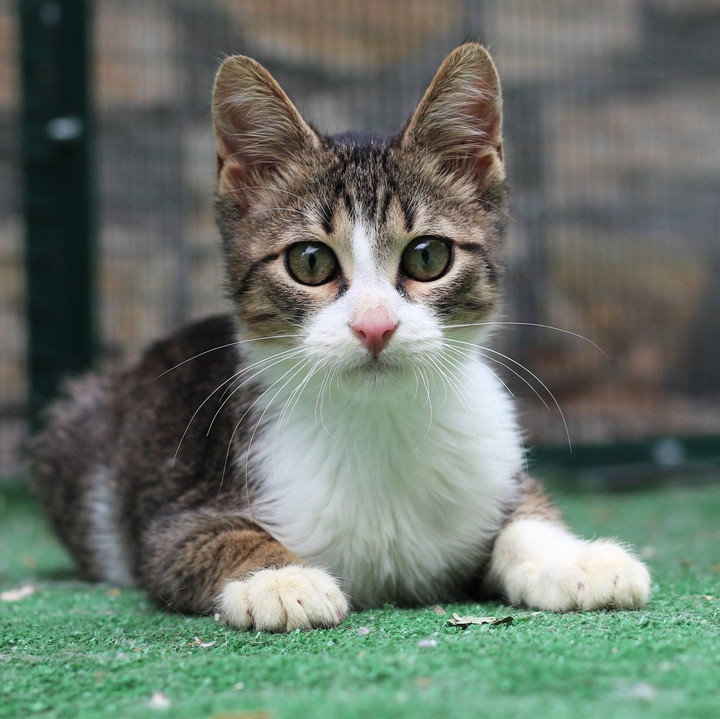
#> input picture basic_cat.jpg, 720 x 719 px; its folder holds 5 pictures in this run
$ python basic_filter.py --filter blur
#> lines starting #> are read from the running program, lines starting #| are printed output that depends on the picture
from PIL import Image, ImageFilter
import matplotlib.pyplot as plt
import argparse
import os

def apply_selected_filter(image_path, filter_name):
    """
    Applies a chosen filter to an image and saves the result.
    """
#> called with image_path = 'basic_cat.jpg', filter_name = 'blur'
    # --- 1. Define the available filter operations ---
    # The dictionary now holds lambda functions, making it flexible enough
    # to handle both simple filters and custom multi-step sequences like 'halftone'.
    available_filters = {
        'blur': lambda img: img.filter(ImageFilter.GaussianBlur(radius=2)),
        'sharpen': lambda img: img.filter(ImageFilter.SHARPEN),
        'edges': lambda img: img.filter(ImageFilter.FIND_EDGES),
        'emboss': lambda img: img.filter(ImageFilter.EMBOSS),
        'halftone': lambda img: img.convert('L').convert('1', dither=Image.Dither.FLOYDSTEINBERG)
    }

    try:
        # Determine which filters to run based on the 'filter_name' argument
        if filter_name == 'all':
            filters_to_run = available_filters.items()
        else:
            # If not 'all', create a list containing just the one selected filter
            filters_to_run = [(filter_name, available_filters[filter_name])]

        # --- 2. Load and resize the base image once ---
        print(f"Loading image from '{image_path}'...")
        img = Image.open(image_path)
#> img is the input picture: PIL image 720x719 RGB; mean R, G, B 105.3, 115.6, 105.6
        img_resized = img.resize((128, 128))
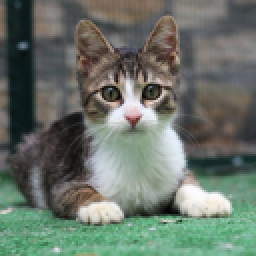
#> img_resized: PIL image 128x128 RGB (shown 2 times larger); mean R, G, B 105.3, 115.6, 105.6

        # --- 3. Loop through the selected filter(s), apply, and save ---
        for name, filter_function in filters_to_run:
            print(f"Applying '{name}' filter...")

            # Apply the filter function to the resized image
            img_filtered = filter_function(img_resized)

            # Prepare to save the image
            output_filename = f"filtered_{name}.png"
            # Use a grayscale colormap for filters that produce non-RGB images (like edges/halftone)
            cmap = 'gray' if img_filtered.mode != 'RGB' else None
            plt.imshow(img_filtered, cmap=cmap)
            plt.axis('off')
            plt.savefig(output_filename)

            print(f"  -> Saved result to '{output_filename}'")
#> this loop made 1 pass
#> pass 1, in apply_selected_filter, `img_filtered = filter_function(img_resized)`:
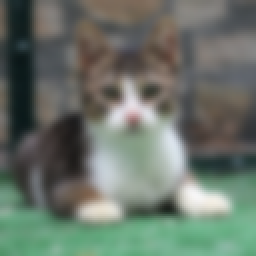
#> img_filtered: PIL image 128x128 RGB (shown 2 times larger); mean R, G, B 105.3, 115.6, 105.6

        print("\nProcessing complete.")

    except FileNotFoundError:
        print(f"Error: The file '{image_path}' was not found.")
    except KeyError:
        print(f"Error: Filter '{filter_name}' is not a valid choice.")
    except Exception as e:
        print(f"An error occurred: {e}")

if __name__ == "__main__":
    # --- Set up command-line argument parsing to accept user input ---
    parser = argparse.ArgumentParser(
        description="Apply a specified image filter to the 'basic_cat.jpg' image."
    )
    parser.add_argument(
        "-f", "--filter",
        type=str,
        required=True,
        # The list of choices is updated with the new 'halftone' filter
        choices=['blur', 'sharpen', 'edges', 'emboss', 'halftone', 'all'],
        help="The filter to apply. Use 'all' to apply and save every filter."
    )
    args = parser.parse_args()

    # Define the input image
    input_image_path = "basic_cat.jpg"

    # Call the main function with the user's chosen filter
    apply_selected_filter(input_image_path, args.filter)
